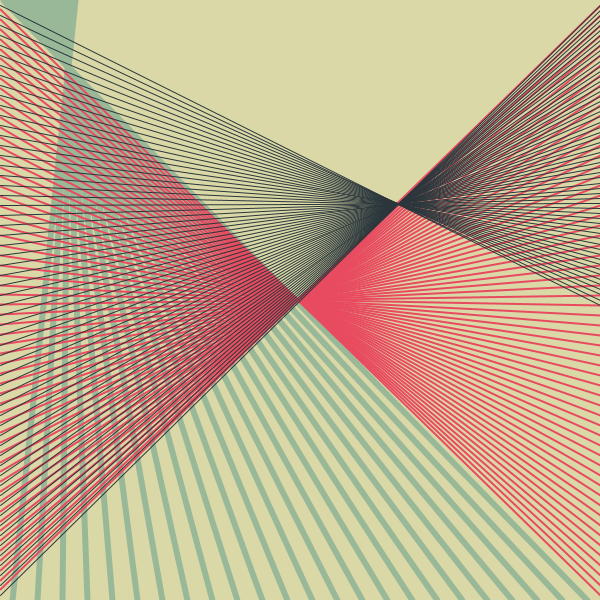
Frame 1 (no input)
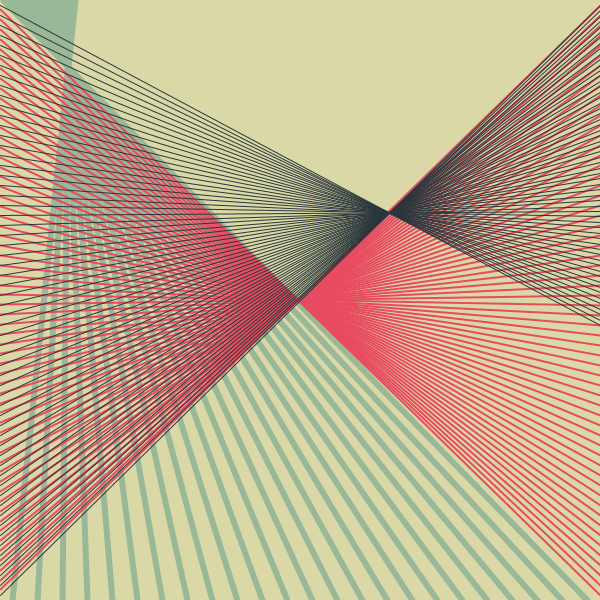
Frame 60 (the mouse pressed at the canvas centre just before this capture)
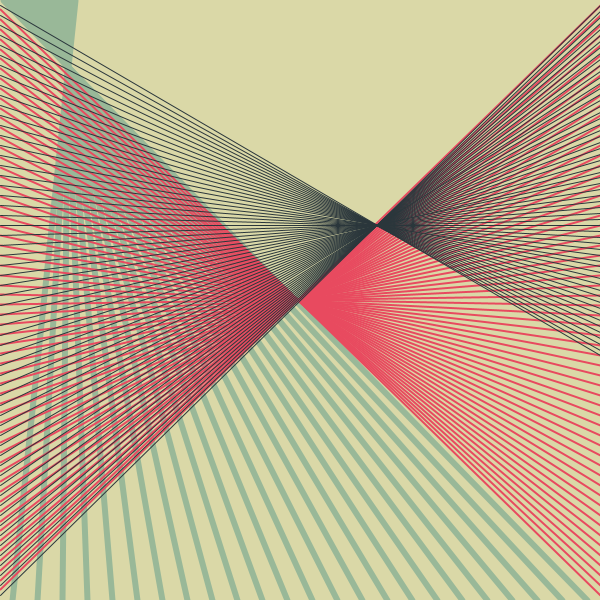
Frame 120 (the mouse held since frame 60 and released just before this capture)

The Processing sketch that drew these frames (run headless with seeded random() and noise(); from frame 60 on, the mouse is pressed at the canvas centre):

// Processing sketch: processing_73879
// ── processing_73879.pde

int prevSec;
int millisRolloverTime;
 
void setup(){
  size(600,600);
  millisRolloverTime = 0;
}
 
void draw(){
  background(#DAD8A7);
  fill(0);
 
  // Fetch the current time
  int H = hour();
  int M = minute();
  int S = second();
 
  // Reckon the current millisecond, 
  // particularly if the second has rolled over.
  // Note that this is more correct than using millis()00;
  if (prevSec != S){
    millisRolloverTime = millis();
  } 
  prevSec = S;
  int mils = millis() - millisRolloverTime;
  
  color hColor = #99B898;
  color mColor = #E84A5F;
  color sColor = #2A363B;
  
   int hGap = width/24;
 for (int k=0; k<24; k++){//hours
   float top = map(H, 0,24, 0,width-k*hGap);
   strokeWeight(6);
   stroke(hColor);
   line(top,0, 12+k*hGap,height);
 }
   int gap = height/60;
   for (int j=0; j<60; j++){//minutes
    strokeWeight(2);
    stroke(mColor);
    float RH = map(M, 0,59, 0,height-j*gap);
    line(0,RH, width,5+j*gap);
  }
 
  for (int i=0; i<60; i++){//seconds
    float LH = map(S, 0,59, 0,height-i*gap);
    strokeWeight(1);
    stroke(sColor);
    line(0,5+i*gap, width,LH);
  
  }
  


}
